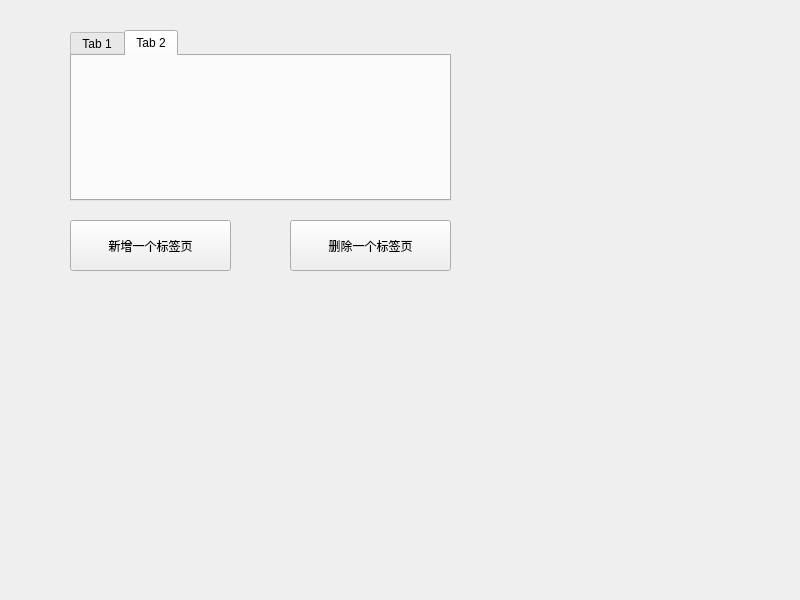
<?xml version="1.0" encoding="UTF-8"?>
<ui version="4.0">
 <class>Widget</class>
 <widget class="QWidget" name="Widget">
  <property name="geometry">
   <rect>
    <x>0</x>
    <y>0</y>
    <width>800</width>
    <height>600</height>
   </rect>
  </property>
  <property name="windowTitle">
   <string>Widget</string>
  </property>
  <widget class="QPushButton" name="pushButton_add">
   <property name="geometry">
    <rect>
     <x>70</x>
     <y>220</y>
     <width>161</width>
     <height>51</height>
    </rect>
   </property>
   <property name="text">
    <string>新增一个标签页</string>
   </property>
  </widget>
  <widget class="QPushButton" name="pushButton_delete">
   <property name="geometry">
    <rect>
     <x>290</x>
     <y>220</y>
     <width>161</width>
     <height>51</height>
    </rect>
   </property>
   <property name="text">
    <string>删除一个标签页</string>
   </property>
  </widget>
  <widget class="QTabWidget" name="tabWidget">
   <property name="geometry">
    <rect>
     <x>70</x>
     <y>30</y>
     <width>381</width>
     <height>171</height>
    </rect>
   </property>
   <property name="currentIndex">
    <number>1</number>
   </property>
   <widget class="QWidget" name="tab">
    <attribute name="title">
     <string>Tab 1</string>
    </attribute>
   </widget>
   <widget class="QWidget" name="tab_2">
    <attribute name="title">
     <string>Tab 2</string>
    </attribute>
   </widget>
  </widget>
 </widget>
 <resources/>
 <connections/>
</ui>
